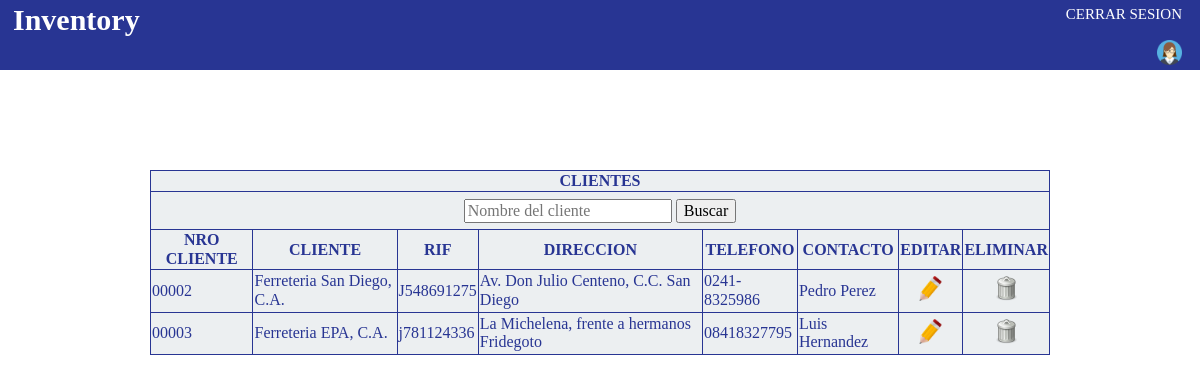
Page /listaClientes.php on the committed database.
### tables this page shows
CREATE TABLE IF NOT EXISTS `cliente` (
  `id_cliente` int(5) UNSIGNED ZEROFILL NOT NULL AUTO_INCREMENT,
  `nombre` varchar(30) NOT NULL,
  `rif` varchar(30) NOT NULL,
  `direccion` varchar(120) NOT NULL,
  `telefono` varchar(30) NOT NULL,
  `contacto` varchar(30) NOT NULL,
  PRIMARY KEY (`id_cliente`)
);

### listaClientes.php (the view, shortened to what this page needs)
<?php
	include('conexion.php');
?>
<!DOCTYPE html>
<html>
	<head>
		<link rel="stylesheet" type="text/css" href="css/normalize.css">
		<link rel="stylesheet" type="text/css" href="css/style.css">
	</head>
	<body>
		<?php
			if ($_SESSION['sexo']=='masculino') {
				include('bannerM.php');
			} else {
				include('bannerF.php');
			}
			$sql="SELECT * FROM cliente";
			$query=mysqli_query($link,$sql);
			$resultados=mysqli_num_rows($query);
		?>
			<table align="center" id="lista1" border="1">
				<tr>
					<th colspan="8">CLIENTES</th>
				</tr>
				<tr>
					<form method="post">
						<th colspan="9" height="35px"><input type="text" name="buscar" placeholder="Nombre del cliente">       <input type="submit" name="busqueda" value="Buscar"></th>
					</form>
				</tr>
				<tr>
					<th>NRO CLIENTE</th>
					<th>CLIENTE</th>
					<th>RIF</th>
					<th>DIRECCION</th>
					<th>TELEFONO</th>
					<th>CONTACTO</th>
					<th>EDITAR</th>
					<th>ELIMINAR</th>
				</tr>
				<?php
					if ($resultados==0) { ?>
						<tr>
							<th colspan="8" style="color: red;">NO HAY CLIENTES REGISTRADOS</th>
						</tr><?php
					} else {
						if (isset($_POST['buscar']) && $_POST['buscar']!='') {
							$sql1="SELECT * FROM cliente WHERE nombre LIKE '$_POST[buscar] %' OR nombre LIKE '% $_POST[buscar] %' OR nombre LIKE '% $_POST[buscar]' OR nombre LIKE '%$_POST[buscar]%'";
							$query1=mysqli_query($link,$sql1)or die(mysqli_error($link));
							$resultados1=mysqli_num_rows($query1);
							if ($resultados1==0) { ?>
								<tr>
									<th colspan="8" style="color: red;"><?php echo "NO HAY RESULTADOS DE LA BUSQUEDA"; ?></th>
								</tr><?php
							} else {
								while ($row1=mysqli_fetch_array($query1)) { ?>
									<tr>
										<td><?php echo $row1['id_cliente']; ?></td>
										<td><?php echo $row1['nombre']; ?></td>
										<td><?php echo $row1['rif']; ?></td>
										<td><?php echo $row1['direccion']; ?></td>
										<td><?php echo $row1['telefono']; ?></td>
										<td><?php echo $row1['contacto']; ?></td>
										<th><a href="editarCliente.php?pro=<?php print $row1[0] ?>"><img src="img/Pencil512_44200.png" id="modificar"></a></th>
										<th><a href="eliminarCliente.php?pro=<?php print $row1[0]; ?>"><img src="img/Icon-trash.png" id="modificar"></a></th>
									</tr><?php
								}
							}
						} else {
							while ($row=mysqli_fetch_array($query)) { ?>
								<tr>
									<td><?php echo $row['id_cliente']; ?></td>
									<td><?php echo $row['nombre']; ?></td>
									<td><?php echo $row['rif']; ?></td>
									<td><?php echo $row['direccion']; ?></td>
									<td><?php echo $row['telefono']; ?></td>
									<td><?php echo $row['contacto']; ?></td>
									<th><a href="editarCliente.php?pro=<?php print $row[0] ?>"><img src="img/Pencil512_44200.png" id="modificar"></a></th>
									<th><a href="eliminarCliente.php?pro=<?php print $row[0]; ?>"><img src="img/Icon-trash.png" id="modificar"></a></th>
								</tr><?php
							}
						}
					}
				?>
			</table>
	</body>
</html>

### css/style.css (style rules this page uses)
#lista1 { margin-top: 100px; font-family: calibri; background-color: #eceff1; color: #283593; border-collapse: collapse; border-color: #283593; width: 75%; }
#modificar { height: 25px; padding: 5px; }

### rows in the picture
cliente: id_cliente "00002", nombre "Ferreteria San Diego, C.A.", rif "J548691275", direccion "Av. Don Julio Centeno, C.C. San Diego", telefono "0241-8325986", contacto "Pedro Perez"
cliente: id_cliente "00003", nombre "Ferreteria EPA, C.A.", rif "j781124336", direccion "La Michelena, frente a hermanos Fridegoto", telefono "08418327795", contacto "Luis Hernandez"
